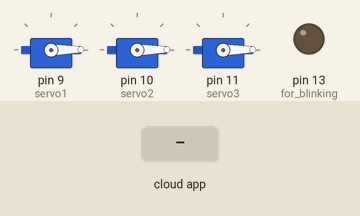
This sketch was run on a simulated Arduino Uno, built with avr-gcc and run on an emulated ATmega328P. Shown: 3 × servo, output pins drawn as LEDs (lit = HIGH). Dashed ring = blinking. The test bench sets the inputs (shaded band). The ROS host is connected and sends only what is stated.

Above: at 17.5 s.
17.6 s: the phone or cloud app sets servo1 to 45
At 19.1 s:
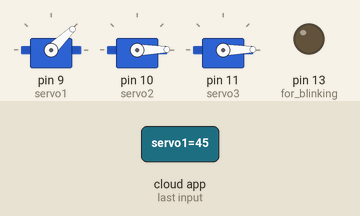
19.7 s: the phone or cloud app sets servo2 to 90
At 21.7 s:
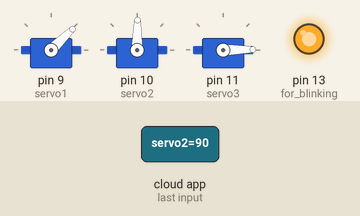
22.7 s: the phone or cloud app sets servo3 to 180
At 22.86 s:
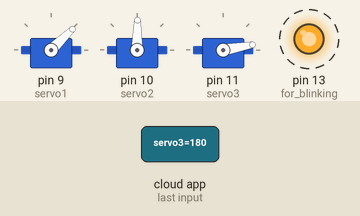
25.7 s: the phone or cloud app sets servo1 to 0
At 27.5 s:
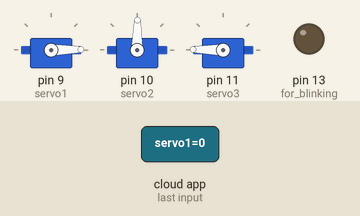
27.8 s: the phone or cloud app sets servo2 to 0
At 30.2 s:
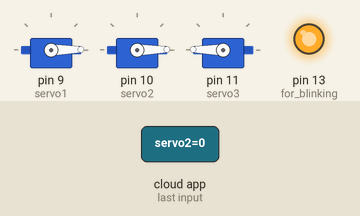
30.8 s: the phone or cloud app sets servo3 to 0
At 30.96 s:
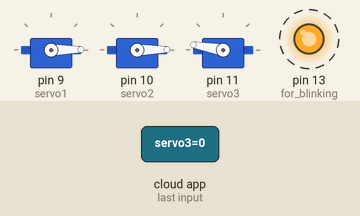
Timing chart, 0 to 34.8 s (numbered marks = the images above; inputs shaded):
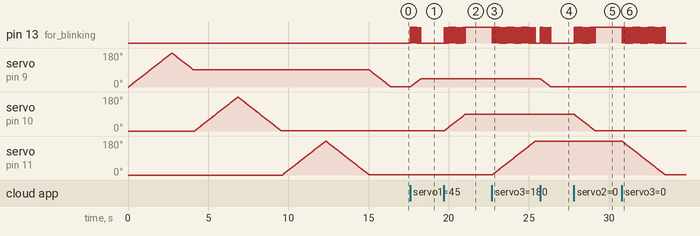

The sketch:

_3dof_manipulator_ros_control_160317.ino
```cpp
/*
 * ROS Demo
 * arduino-based rc servo-controlled 3 dof manipulator
 * written by aneesh on 160317
 * controls 3 rc servos connected with pots
 *
 */

#if (ARDUINO >= 100)
 #include <Arduino.h>
#else
 #include <WProgram.h>
#endif

#include <Servo.h>
#include <ros.h>
#include <std_msgs/UInt16.h>

ros::NodeHandle  nh;

Servo servo1, servo2, servo3;

void servo_cb1( const std_msgs::UInt16& cmd_msg){
  int target_angle = cmd_msg.data;
  int initial_angle = servo1.read();
  if (target_angle>initial_angle)
   {
    for(int i = initial_angle; i < target_angle; i++) {
    servo1.write(i); //set servo angle, should be from 0-180
    delay(15);
    digitalWrite(13, HIGH-digitalRead(13));  //toggle led
    }
  }

  else {
    for(int i = initial_angle; i > target_angle; i--) {
    servo1.write(i); //set servo angle, should be from 0-180
    delay(15);
    digitalWrite(13, HIGH-digitalRead(13));  //toggle led
    }
  }
}

void servo_cb2( const std_msgs::UInt16& cmd_msg){
  int target_angle = cmd_msg.data;
  int initial_angle = servo2.read();
  if (target_angle>initial_angle)
   {
    for(int i = initial_angle; i < target_angle; i++) {
    servo2.write(i); //set servo angle, should be from 0-180
    delay(15);
    digitalWrite(13, HIGH-digitalRead(13));  //toggle led
    }
  }

  else {
    for(int i = initial_angle; i > target_angle; i--) {
    servo2.write(i); //set servo angle, should be from 0-180
    delay(15);
    digitalWrite(13, HIGH-digitalRead(13));  //toggle led
    }
  }
}


void servo_cb3( const std_msgs::UInt16& cmd_msg){
  int target_angle = cmd_msg.data;
  int initial_angle = servo3.read();
  if (target_angle>initial_angle)
   {
    for(int i = initial_angle; i < target_angle; i++) {
    servo3.write(i); //set servo angle, should be from 0-180
    delay(15);
    digitalWrite(13, HIGH-digitalRead(13));  //toggle led
    }
  }

  else {
    for(int i = initial_angle; i > target_angle; i--) {
    servo3.write(i); //set servo angle, should be from 0-180
    delay(15);
    digitalWrite(13, HIGH-digitalRead(13));  //toggle led
    }
  }
}

ros::Subscriber<std_msgs::UInt16> sub1("servo1", servo_cb1); //subscriber for servo1 topic, servo_cb1 is the callback
ros::Subscriber<std_msgs::UInt16> sub2("servo2", servo_cb2);
ros::Subscriber<std_msgs::UInt16> sub3("servo3", servo_cb3);

void demo1(){
  for(int i=0; i<180; i++) {
    servo1.write(i);
    delay(15);
  }
  for(int i=180; i>90; i--) {
    servo1.write(i);
    delay(15);
  }
}

void demo2(){
  for(int i=0; i<180; i++) {
    servo2.write(i);
    delay(15);
  }
  for(int i=180; i>0; i--) {
    servo2.write(i);
    delay(15);
  }
}

void demo3(){
  for(int i=0; i<180; i++) {
    servo3.write(i);
    delay(15);
  }
  for(int i=180; i>0; i--) {
    servo3.write(i);
    delay(15);
  }
}
  void homeBase() {
    for(int i=90; i>0; i--) {
    servo1.write(i);
    delay(15);
   }
  }


void setup(){
  pinMode(13, OUTPUT); //for blinking

  nh.initNode();
  nh.subscribe(sub1);
  nh.subscribe(sub2);
  nh.subscribe(sub3);

  delay(10);
  servo1.attach(9);   // attach servo1
  demo1();
  delay(50);

  servo2.attach(10);  // attach servo2
  demo2();
  delay(50);

  servo3.attach(11);  // attach servo3
  demo3();
  Serial.begin(9600); //for serial monitor

  homeBase();

}

void loop(){
//for ros control
nh.spinOnce();
delay(1);
}
```

Measured:
- after the input at 17.6 s, pin 13 (for_blinking): alternates HIGH for 0.02 s and LOW for 0.02 s, 44 changes in all, then stays LOW, starting at once; servo on pin 9 (servo1): moves from 1° to 44° over 0.63 s, starting at once
- after the input at 19.7 s, pin 13 (for_blinking): alternates HIGH for 0.02 s and LOW for 0.02 s, 89 changes in all, then stays HIGH, starting at once; servo on pin 10 (servo2): moves from 1° to 89° over 1.3 s, starting at once
- after the input at 22.7 s, pin 13 (for_blinking): alternates HIGH for 0.02 s and LOW for 0.02 s, 179 changes in all, then stays LOW, starting at once; servo on pin 11 (servo3): moves from 1° to 179° over 2.7 s, starting at once
- after the input at 25.7 s, pin 13 (for_blinking): alternates HIGH for 0.02 s and LOW for 0.02 s, 44 changes in all, then stays LOW, starting at once; servo on pin 9 (servo1): moves from 44° to 1° over 0.63 s, starting at once
- after the input at 27.8 s, pin 13 (for_blinking): alternates HIGH for 0.02 s and LOW for 0.02 s, 89 changes in all, then stays HIGH, starting at once; servo on pin 10 (servo2): moves from 89° to 1° over 1.3 s, starting at once
- after the input at 30.8 s, pin 13 (for_blinking): alternates HIGH for 0.02 s and LOW for 0.02 s, 179 changes in all, then stays LOW, starting at once; servo on pin 11 (servo3): moves from 179° to 1° over 2.7 s, starting at once
